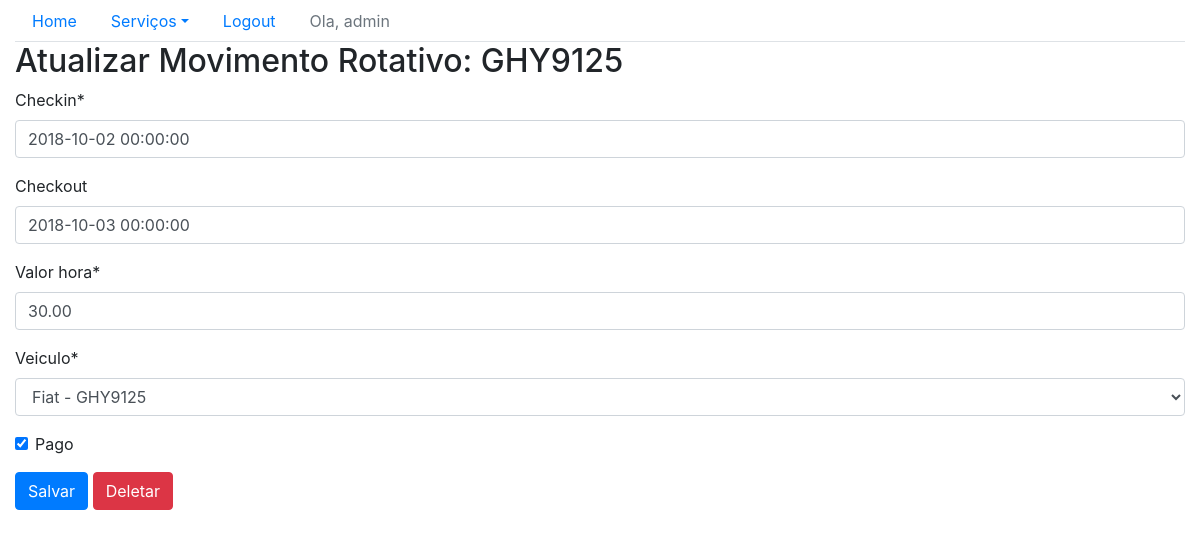
The page /sistema/mov-rot-update/4 (signed in) on the database its author committed.
### core/models.py (models this page shows, shortened)
class MovRotativo(models.Model):
    checkin = models.DateTimeField(auto_now=False)
    checkout = models.DateTimeField(auto_now=False, blank=True, null=True)
    valor_hora = models.DecimalField(max_digits=5, decimal_places=2)
    veiculo = models.ForeignKey("Veiculo", on_delete=models.CASCADE)
    pago = models.BooleanField(default=False)
    def __str__(self):
        return self.veiculo.placa

class Veiculo(models.Model):
    marca = models.ForeignKey('Marca', on_delete=models.CASCADE)
    placa = models.CharField(max_length=7)
    proprietario = models.ForeignKey('Pessoa', on_delete=models.CASCADE)
    cor = models.CharField(max_length=15)
    observacoes = models.TextField()
    def __str__(self):
        return self.marca.nome + ' - ' + self.placa

### core/views.py (the view)
# urls.py: path('mov-rot-update/<int:id>', mov_rotativo_update, name='core_movrotativo_update'),
@login_required
def mov_rotativo_update(request, id):
    data = {}
    movRotativo = MovRotativo.objects.get(id=id)
    form = MovRotativoForm(request.POST or None, instance = movRotativo)
    data['movRotativo'] = movRotativo
    data['form'] = form
    if request.method == 'POST':
        if form.is_valid():
            form.save()
        return redirect ('core_lista_movrotativos')
    else:
        return render(request, 'core/update_movrotativo.html', data)

### core/forms.py
class MovRotativoForm(ModelForm):
    class Meta:
        model = MovRotativo
        fields = ('__all__')

### core/templates/core/update_movrotativo.html (shortened to what this page needs)
{% extends 'base.html'%}
{% load crispy_forms_tags %}
{% block main %}
    <div class="row">
        <div class="col">
            <h2>Atualizar Movimento Rotativo: {{ movRotativo }}</h2>
        </div>
    </div>
    <div class="row">
        <div class="col">
            <form action="{% url 'core_movrotativo_update' movRotativo.id %}" method="post">
                {{ form|crispy }}
                <button type="submit" class="btn btn-primary">Salvar</button>
                <a href="{%url 'core_movrotativo_delete' movRotativo.id%}" class="btn btn-danger">Deletar</a>
            </form>
        </div>
    </div>
{% endblock main %}

### templates/base.html (shortened to what this page needs)
{%load static %}
<!DOCTYPE html>
<html lang="en">
<head>
    <link rel="stylesheet" href="{%static 'bootstrap/css/bootstrap.css'%}">
</head>
<body>
<div class="container-fluid">
    <ul class="nav nav-tabs">
    <li class="nav-item">
        <a class="nav-link" href="{%url 'core_home'%}">Home</a>
    </li>
    <li class="nav-item dropdown">
        <a class="nav-link dropdown-toggle" data-toggle="dropdown" href="#" role="button" aria-haspopup="true" aria-expanded="false">Serviços</a>
    </li>
    {% if user.is_authenticated %}
        <li class="nav-item">
            <a class="nav-link" href="{% url 'logout' %}">Logout</a>
        </li>
        <li class="nav-item">
            <a class="nav-link disabled" href="#" tabindex="-1" aria-disabled="true">Ola, {{user}}</a>
         </li>
    {% else %}
        <li class="nav-item">
            <a class="nav-link" href="{% url 'login' %}">Login</a>
        </li>
    {% endif %}
    </ul>
    {% block main %}
    {% endblock main %}
</div>
</body>
</html>

### rows shown on the page
MovRotativo: veiculo.placa "GHY9125", checkin "2018-10-02 00:00:00", checkout "2018-10-03 00:00:00", valor_hora "30.00", veiculo "Fiat - GHY9125", pago "☑"

### other values the page prints
{{ user }} "admin"
